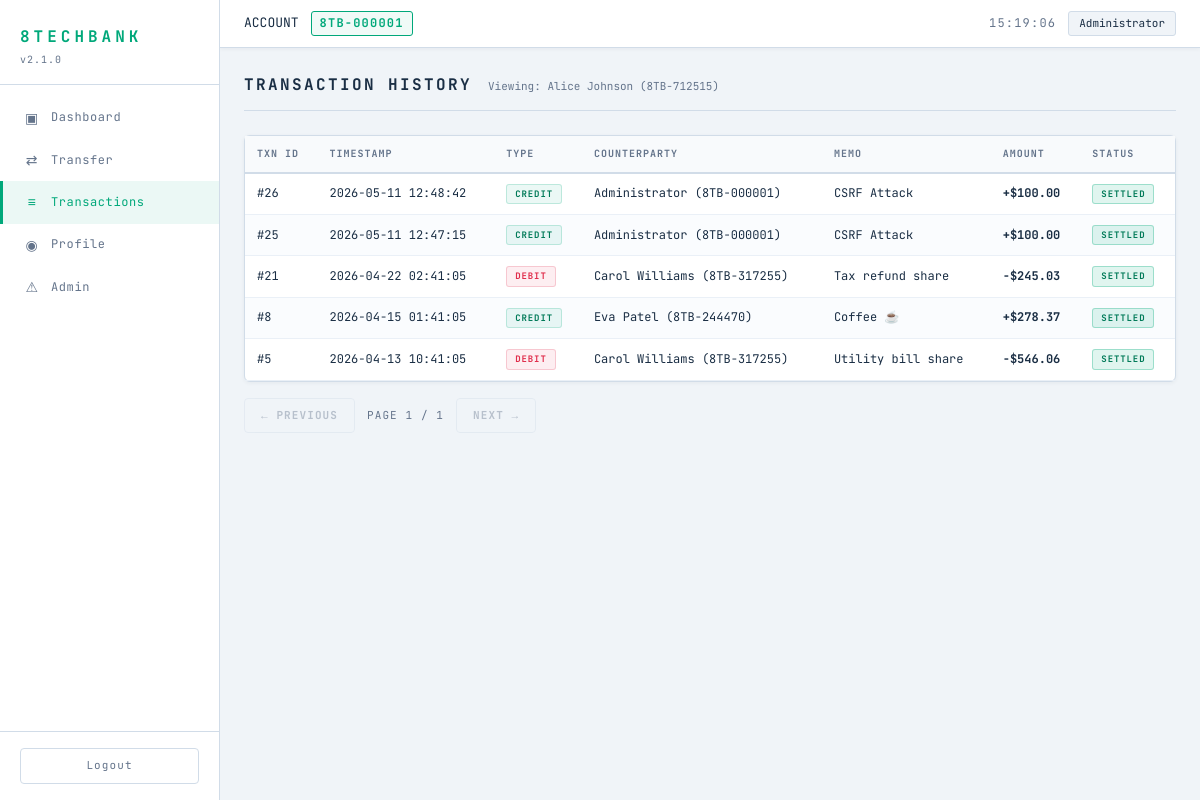
Screenshot of /transactions?user_id=2 (signed in) with the database file from the repository.
### tables this page shows
CREATE TABLE users (
    id INTEGER PRIMARY KEY AUTOINCREMENT,
    username TEXT NOT NULL UNIQUE,
    email TEXT NOT NULL UNIQUE,
    password TEXT NOT NULL,
    display_name TEXT NOT NULL,
    account_number TEXT NOT NULL UNIQUE,
    balance REAL NOT NULL DEFAULT 1000.00,
    role TEXT NOT NULL DEFAULT 'user',
    created_at TIMESTAMP DEFAULT CURRENT_TIMESTAMP
);

CREATE TABLE transactions (
    id INTEGER PRIMARY KEY AUTOINCREMENT,
    sender_id INTEGER NOT NULL,
    receiver_id INTEGER NOT NULL,
    amount REAL NOT NULL,
    memo TEXT DEFAULT '',
    timestamp TIMESTAMP DEFAULT CURRENT_TIMESTAMP,
    FOREIGN KEY (sender_id) REFERENCES users(id),
    FOREIGN KEY (receiver_id) REFERENCES users(id)
);

### routes/transactions.py (the view)
@transactions_bp.route('/transactions')
def transactions():
    if 'user_id' not in session:
        return redirect(url_for('auth.login'))
    user_id = request.args.get('user_id', session['user_id'])
    page = int(request.args.get('page', 1))
    offset = (page - 1) * PER_PAGE
    txns = raw_query(
        "SELECT t.*, "
        "s.display_name AS sender_name, s.account_number AS sender_acct, "
        "r.display_name AS receiver_name, r.account_number AS receiver_acct "
        "FROM transactions t "
        "JOIN users s ON t.sender_id = s.id "
        "JOIN users r ON t.receiver_id = r.id "
        "WHERE t.sender_id=" + str(user_id) + " OR t.receiver_id=" + str(user_id) + " "
        "ORDER BY t.timestamp DESC "
        "LIMIT " + str(PER_PAGE) + " OFFSET " + str(offset)
    )
    count_row = raw_query(
        "SELECT COUNT(*) as cnt FROM transactions "
        "WHERE sender_id=" + str(user_id) + " OR receiver_id=" + str(user_id),
        fetchone=True
    )
    total = count_row['cnt'] if count_row else 0
    total_pages = max(1, (total + PER_PAGE - 1) // PER_PAGE)
    viewed_user = raw_query("SELECT * FROM users WHERE id=" + str(user_id), fetchone=True)
    return render_template(
        'transactions.html',
        transactions=txns,
        page=page,
        total_pages=total_pages,
        user_id=user_id,
        viewed_user=viewed_user,
        session_user_id=session['user_id']
    )

### database.py (called while the page is built)
def get_db():
    conn = sqlite3.connect(DATABASE_PATH)
    conn.row_factory = sqlite3.Row
    return conn

def raw_query(sql, fetchone=False):
    conn = get_db()
    try:
        if isinstance(sql, (list, tuple)) and len(sql) == 2:
            sql_text, params = sql
            cur = conn.execute(sql_text, params)
        else:
            cur = conn.execute(sql)
        conn.commit()
        if fetchone:
            return cur.fetchone()
        return cur.fetchall()
    finally:
        conn.close()

### templates/transactions.html (shortened to what this page needs)
{% extends "base.html" %}
{% block content %}
<div class="page-header">
    <h2 class="page-title">TRANSACTION HISTORY</h2>
    <span class="page-subtitle">
        {% if viewed_user %}
            Viewing: {{ viewed_user.display_name }} ({{ viewed_user.account_number }})
        {% endif %}
    </span>
</div>
<div class="card">
    <table class="data-table">
        <thead>
            <tr>
                <th>TXN ID</th>
                <th>TIMESTAMP</th>
                <th>TYPE</th>
                <th>COUNTERPARTY</th>
                <th>MEMO</th>
                <th>AMOUNT</th>
                <th>STATUS</th>
            </tr>
        </thead>
        <tbody>
            {% for txn in transactions %}
            <tr>
                <td class="mono">#{{ txn.id }}</td>
                <td class="muted">{{ txn.timestamp }}</td>
                <td>
                    {% if txn.sender_id == user_id|int %}
                        <span class="badge badge-out">DEBIT</span>
                    {% else %}
                        <span class="badge badge-in">CREDIT</span>
                    {% endif %}
                </td>
                <td>
                    {% if txn.sender_id == user_id|int %}
                        {{ txn.receiver_name }} ({{ txn.receiver_acct }})
                    {% else %}
                        {{ txn.sender_name }} ({{ txn.sender_acct }})
                    {% endif %}
                </td>
                <td class="memo-cell">{{ txn.memo | safe }}</td>
                <td class="{% if txn.sender_id == user_id|int %}amount-out{% else %}amount-in{% endif %}">
                    {% if txn.sender_id == user_id|int %}-{% else %}+{% endif %}${{ "%.2f"|format(txn.amount) }}
                </td>
                <td><span class="badge badge-active">SETTLED</span></td>
            </tr>
            {% else %}
            <tr><td colspan="7" class="muted center">No transactions found.</td></tr>
            {% endfor %}
        </tbody>
    </table>
</div>
<div class="pagination">
    {% if page > 1 %}
    <a href="{{ url_for('transactions.transactions', user_id=user_id, page=page-1) }}" class="btn btn-ghost">← PREVIOUS</a>
    {% else %}
    <span class="btn btn-ghost disabled">← PREVIOUS</span>
    {% endif %}
    <span class="page-indicator">PAGE {{ page }} / {{ total_pages }}</span>
    {% if page < total_pages %}
    <a href="{{ url_for('transactions.transactions', user_id=user_id, page=page+1) }}" class="btn btn-ghost">NEXT →</a>
    {% else %}
    <span class="btn btn-ghost disabled">NEXT →</span>
    {% endif %}
</div>
{% endblock %}

### templates/base.html (shortened to what this page needs)
<!DOCTYPE html>
<html lang="en">
<head>
    <link rel="stylesheet" href="{{ url_for('static', filename='style.css') }}">
</head>
<body>
    <div class="layout">
        <aside class="sidebar">
            <div class="sidebar-header">
                <h1 class="logo">8TECHBANK</h1>
                <div class="version">v2.1.0</div>
            </div>
            <nav class="sidebar-nav">
                <a href="{{ url_for('dashboard.dashboard') }}" class="nav-item {% if request.endpoint == 'dashboard.dashboard' %}active{% endif %}">
                    <span class="nav-icon">▣</span>
                    <span>Dashboard</span>
                </a>
                <a href="{{ url_for('transfer.transfer') }}" class="nav-item {% if request.endpoint == 'transfer.transfer' %}active{% endif %}">
                    <span class="nav-icon">⇄</span>
                    <span>Transfer</span>
                </a>
                <a href="{{ url_for('transactions.transactions') }}" class="nav-item {% if request.endpoint == 'transactions.transactions' %}active{% endif %}">
                    <span class="nav-icon">≡</span>
                    <span>Transactions</span>
                </a>
                <a href="{{ url_for('profile.profile') }}" class="nav-item {% if request.endpoint == 'profile.profile' %}active{% endif %}">
                    <span class="nav-icon">◉</span>
                    <span>Profile</span>
                </a>
                {% if session.get('role') == 'admin' %}
                <a href="{{ url_for('admin.admin') }}" class="nav-item {% if request.endpoint == 'admin.admin' %}active{% endif %}">
                    <span class="nav-icon">⚠</span>
                    <span>Admin</span>
                </a>
                {% endif %}
            </nav>
            <div class="sidebar-footer">
                <a href="{{ url_for('auth.logout') }}" class="logout-btn">Logout</a>
            </div>
        </aside>
        <main class="main-content">
            <header class="topbar">
                <div class="topbar-left">
                    <span class="label">ACCOUNT</span>
                    <span class="account-badge">{{ session.account_number }}</span>
                </div>
                <div class="topbar-right">
                    <div class="clock" id="liveClock">--:--:--</div>
                    <div class="user-pill">{{ session.display_name }}</div>
                </div>
            </header>
            <div class="content">
                {% block content %}{% endblock %}
            </div>
        </main>
    </div>
</body>
</html>

### rows the page displays
users: account_number "8TB-000001", display_name "Administrator"
users: display_name "Alice Johnson", account_number "8TB-712515"
transactions: id "26", timestamp "2026-05-11 12:48:42", shows "CREDIT", sender_name "Administrator", sender_acct "8TB-000001", memo "CSRF Attack", amount "100.00"
transactions: id "25", timestamp "2026-05-11 12:47:15", shows "CREDIT", sender_name "Administrator", sender_acct "8TB-000001", memo "CSRF Attack", amount "100.00"
transactions: id "21", timestamp "2026-04-22 02:41:05", shows "DEBIT", receiver_name "Carol Williams", receiver_acct "8TB-317255", memo "Tax refund share", amount "245.03"
transactions: id "8", timestamp "2026-04-15 01:41:05", shows "CREDIT", sender_name "Eva Patel", sender_acct "8TB-244470", memo "Coffee ☕", amount "278.37"
transactions: id "5", timestamp "2026-04-13 10:41:05", shows "DEBIT", receiver_name "Carol Williams", receiver_acct "8TB-317255", memo "Utility bill share", amount "546.06"

### other values shown
{{ page }} "1"
{{ total_pages }} "1"
